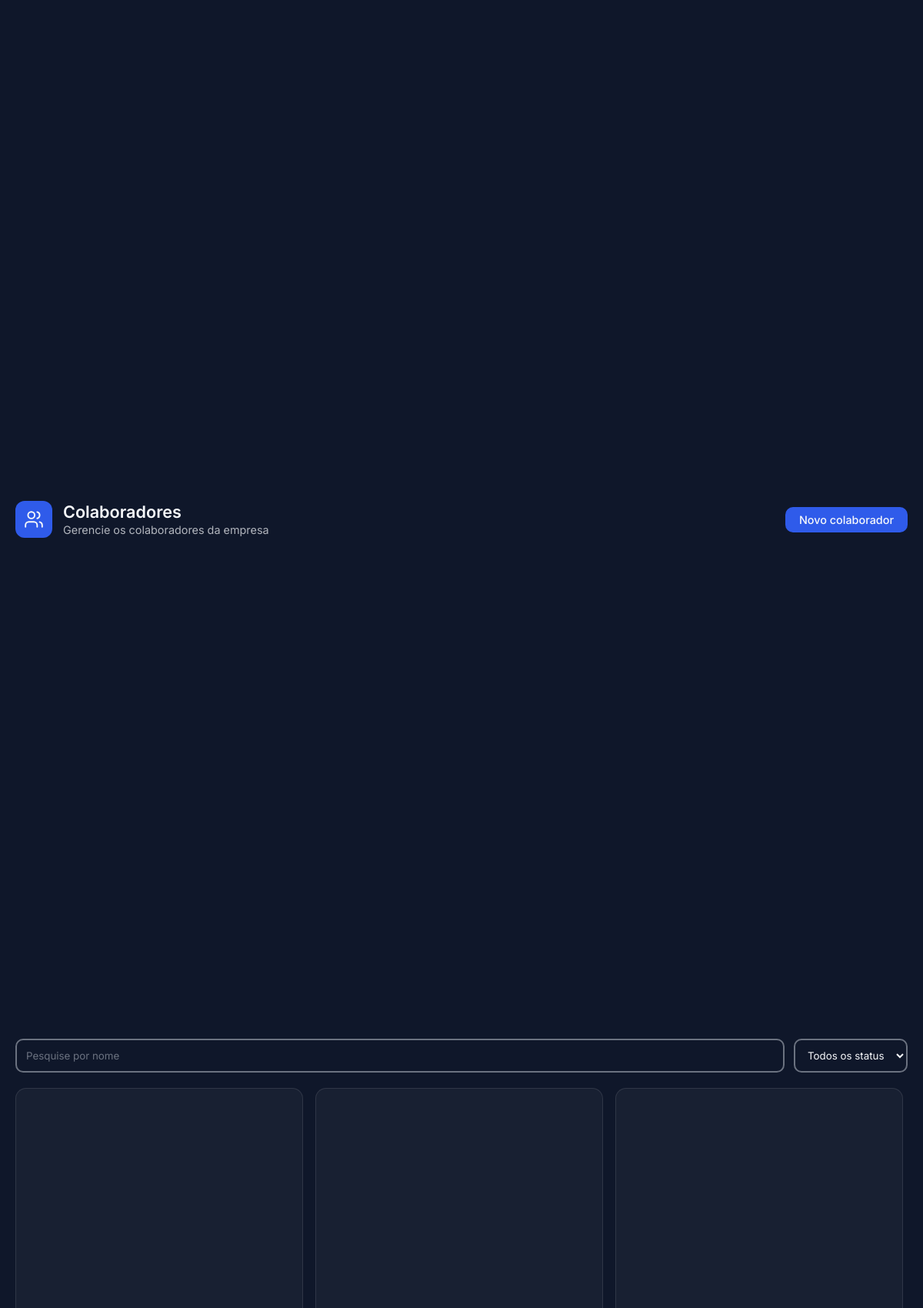
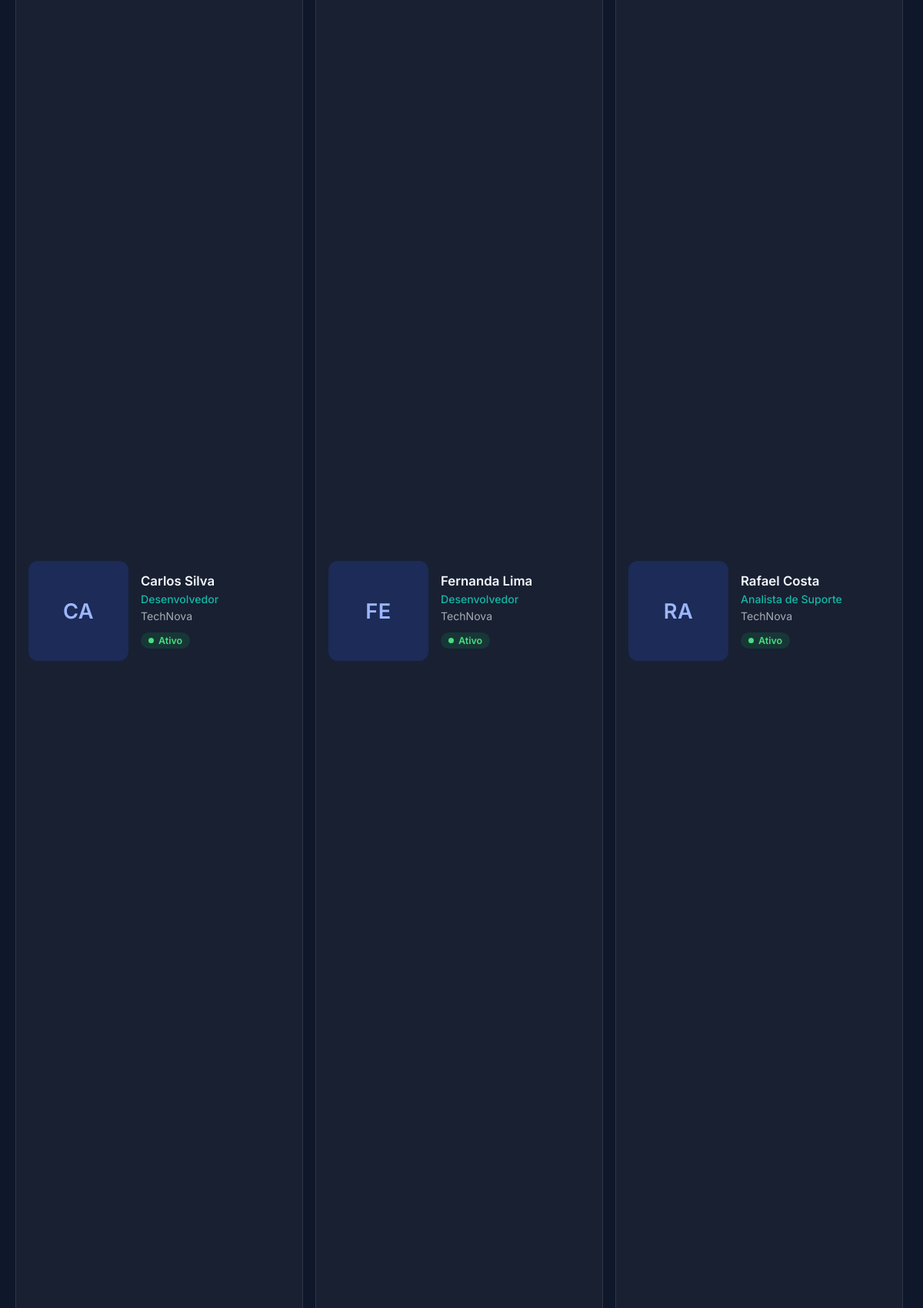
Screenshot of /pages/colaboradores.php (upper part) with the database file from the repository (2 pictures, top to bottom).
### tables this page shows
CREATE TABLE colaboradores (
    id_colaboradores INT NOT NULL PRIMARY KEY AUTO_INCREMENT,
    id_vinculo INT,
    id_trabalista INT,
    id_empresa INT,
    id_status INT,
    id_beneficios INT,
    nome_user VARCHAR(100),
    CPF CHAR(11) NOT NULL UNIQUE,
    email VARCHAR(150) NOT NULL,
    `endereço` VARCHAR(100) NOT NULL,
    telefone VARCHAR(13) NOT NULL,
    FOREIGN KEY (id_vinculo) REFERENCES tipo_vinculo(id_vinculo),
    FOREIGN KEY (id_trabalista) REFERENCES vinculo_trabalista(id_trabalista),
    FOREIGN KEY (id_empresa) REFERENCES empresas(id_empresas),
    FOREIGN KEY (id_status) REFERENCES statuss(id_status),
    FOREIGN KEY (id_beneficios) REFERENCES beneficios(id_beneficios),
    img VARCHAR(500)
);

CREATE TABLE vinculo_trabalista (
    id_trabalista INT NOT NULL PRIMARY KEY AUTO_INCREMENT,
    id_empresa INT,
    id_status INT,
    cargo VARCHAR(150) NOT NULL,
    data_inicio DATE NOT NULL,
    data_termino DATE,
    salario DECIMAL(10, 2) NOT NULL,
    FOREIGN KEY (id_empresa) REFERENCES empresas(id_empresas),
    FOREIGN KEY (id_status) REFERENCES statuss(id_status)
);

CREATE TABLE empresas (
    id_empresas INT NOT NULL PRIMARY KEY AUTO_INCREMENT,
    nome_empresas VARCHAR(100) NOT NULL,
    CNPJ CHAR(14) UNIQUE NOT NULL,
    email VARCHAR(150) NOT NULL,
    telefone VARCHAR(13) NOT NULL,
    endereco VARCHAR(100) NOT NULL,
    razao_social VARCHAR(200) NOT NULL,
    id_stats int,
    FOREIGN KEY(id_stats) REFERENCES statuss(id_status)
);

CREATE TABLE statuss (
    id_status INT NOT NULL PRIMARY KEY AUTO_INCREMENT,
    status_agora VARCHAR(100)
);

### public/pages/colaboradores.php (the view, shortened to what this page needs)
<?php
    require_once "../../src/config/conexao.php";
?>
<!DOCTYPE html>
<html lang="pt-br">
<head>
    <link rel="stylesheet" href="../assets/css/all.css">
    <link rel="stylesheet" href="../assets/css/colaboradores.css">
</head>
<body>
    <div class="container">
        <header>
            <div class="top1">
                <div class="img">
                </div>
                <div class="text">
                    <h3>Colaboradores</h3>
                    <p>Gerencie os colaboradores da empresa</p>
                </div>
            </div>
            <div class="top2">
                <button type="button" id="novo">Novo colaborador</button>
            </div>
        </header>
        <section>
            <input placeholder="Pesquise por nome" type="search" id="ipt" aria-label="Pesquisar colaboradores">
            <select id="filtroStatus" aria-label="Filtrar por status">
                <option value="">Todos os status</option>
            </select>
        </section>
        <main>
            <div class="colaboradores">
                <?php
                   $stmt = $pdo->prepare("SELECT colaboradores.*,
                        vinculo_trabalista.cargo,
                        empresas.nome_empresas,
                        statuss.status_agora
                    FROM colaboradores
                    LEFT JOIN vinculo_trabalista ON colaboradores.id_trabalista = vinculo_trabalista.id_trabalista
                    LEFT JOIN statuss ON colaboradores.id_status = statuss.id_status
                    LEFT JOIN empresas ON empresas.id_empresas = colaboradores.id_empresa;");
                    $stmt->execute();
                    $colaboradores = $stmt->fetchAll(PDO::FETCH_BOTH);
                    foreach ($colaboradores as $i){
                        $nome    = $i['nome_user'];
                        $cargo   = $i['cargo'] ?? 'Sem cargo';
                        $empresa = $i['nome_empresas'] ?? 'Sem empresa';
                        $status  = $i['status_agora'] ?? 'Sem vínculo';
                        $Id = $i['id_colaboradores'];
                        $classe = 'inativo';
                        if (strtolower($status) === 'ativo') $classe = 'ativo';
                        $foto = $i['img']
                            ? "<img src='../assets/uploads/{$i['img']}' alt=''>"
                            : "<span>" . strtoupper(substr($i['nome_user'], 0, 2)) . "</span>";
                        $dNome  = htmlspecialchars($nome, ENT_QUOTES, 'UTF-8');
                        $dCpf   = htmlspecialchars($i['CPF'] ?? '', ENT_QUOTES, 'UTF-8');
                        $dEmail = htmlspecialchars($i['email'] ?? '', ENT_QUOTES, 'UTF-8');
                        $dLocal = htmlspecialchars($i['endereço'] ?? '', ENT_QUOTES, 'UTF-8');
                        $dTel   = htmlspecialchars($i['telefone'] ?? '', ENT_QUOTES, 'UTF-8');
                        echo "
                            <div class='person' tabindex='0' data-id='{$Id}' data-status='{$classe}' data-nome='{$dNome}' data-cpf='{$dCpf}' data-email='{$dEmail}' data-local='{$dLocal}' data-tel='{$dTel}'>
                                <div class='photo'>{$foto}</div>
                                <div class='dados'>
                                    <h3>{$nome}</h3>
                                    <p class='cargo'>{$cargo}</p>
                                    <p class='empresa'>{$empresa}</p>
                                    <span class='status {$classe}'>{$status}</span>
                                </div>
                            </div>
                        ";
                    }
                ?>
            </div>
        </main>
    </div>
</body>
</html>

### public/assets/css/colaboradores.css (style rules this page uses)
* { padding: 0; margin: 0; box-sizing: border-box; }
:root { --cor-primaria: #2f5bea; --cor-primaria-escura: #1e40af; --cor-primaria-clara: #e8eefe; --cor-destaque: #14b8a6; --cor-menu: #0f172a; --cor-fundo: #f6f8fb; --cor-superficie: #ffffff; --cor-texto: #1f2937; --cor-texto-suave: #6b7280; --cor-borda: #e5e7eb; --cor-sucesso: #16a34a; --cor-alerta: #f59e0b; --cor-erro: #dc2626; --fonte-base: "Inter", system-ui, -apple-system, "Segoe UI", Roboto, sans-serif; }
body { background-color: var(--cor-menu); }
.container { height: 100dvh; display: flex; flex-direction: column; padding: 0 20px 24px; background-color: var(--cor-menu); font-family: var(--fonte-base); color: var(--cor-fundo); }
header { min-height: 15dvh; display: flex; align-items: center; justify-content: space-between; gap: 16px; flex-wrap: wrap; padding: 12px 0; flex-shrink: 0; }
.top1 { display: flex; align-items: center; gap: 14px; color: var(--cor-fundo); }
.img { width: 48px; height: 48px; border-radius: 12px; display: flex; align-items: center; justify-content: center; background-color: var(--cor-primaria); color: var(--cor-fundo); flex-shrink: 0; }
.img svg { width: 26px; height: 26px; }
.text h3 { font-size: 1.35rem; font-weight: 600; line-height: 1.2; }
.text p { font-size: 0.9rem; opacity: 0.7; margin-top: 2px; }
.top2 { display: flex; flex-direction: column; align-items: center; justify-content: center; gap: 8px; }
#novo { padding: 8px 18px; border: none; border-radius: 10px; background-color: var(--cor-primaria); color: var(--cor-fundo); font-family: var(--fonte-base); font-size: 0.9rem; font-weight: 500; cursor: pointer; transition: background-color 0.2s; }
section { display: flex; align-items: center; gap: 12px; margin-bottom: 16px; flex-shrink: 0; }
#ipt { flex: 1; height: 44px; border: solid 2px var(--cor-texto-suave); border-radius: 10px; padding: 0 12px; background-color: transparent; color: var(--cor-fundo); font-family: var(--fonte-base); }
#ipt::placeholder { color: var(--cor-texto-suave); }
#filtroStatus { height: 44px; padding: 0 12px; border: solid 2px var(--cor-texto-suave); border-radius: 10px; background-color: var(--cor-menu); color: var(--cor-fundo); font-family: var(--fonte-base); cursor: pointer; }
main { flex: 1; min-height: 0; overflow-y: auto; padding-right: 6px; scrollbar-color: var(--cor-texto-suave) transparent; }
.colaboradores { display: grid; grid-template-columns: repeat(4, minmax(0, 1fr)); grid-auto-rows: minmax(150px, 24dvh); gap: 16px; padding: 4px 0 8px; }
@media (max-width: 1200px) { .colaboradores { grid-template-columns: repeat(3, minmax(0, 1fr)); } }
.person { display: flex; align-items: center; gap: 16px; padding: 16px; background-color: rgba(255, 255, 255, 0.04); border: solid 1px rgba(255, 255, 255, 0.1); border-radius: 14px; cursor: pointer; transition: border-color 0.2s, background-color 0.2s, transform 0.2s; }
.photo { width: 130px; height: 130px; min-width: 110px; flex-shrink: 0; border-radius: 12px; overflow: hidden; display: flex; align-items: center; justify-content: center; background-color: color-mix(in srgb, var(--cor-primaria) 20%, transparent); color: #9db6ff; font-size: 1.7rem; font-weight: 600; letter-spacing: 0.02em; }
.dados { flex: 1; min-width: 0; display: flex; flex-direction: column; gap: 4px; }
.dados h3 { font-size: 1.05rem; font-weight: 600; line-height: 1.25; color: var(--cor-fundo); overflow: hidden; text-overflow: ellipsis; white-space: nowrap; }
.dados p { font-size: 0.88rem; line-height: 1.3; overflow: hidden; text-overflow: ellipsis; white-space: nowrap; }
.dados .cargo { color: var(--cor-destaque); font-weight: 500; }
.dados .empresa { color: rgba(246, 248, 251, 0.65); }
.status { align-self: flex-start; margin-top: 8px; display: inline-flex; align-items: center; gap: 6px; padding: 3px 10px; border-radius: 999px; font-size: 0.78rem; font-weight: 600; }
.status::before { content: ""; width: 7px; height: 7px; border-radius: 50%; background-color: currentColor; }
.status.ativo { background-color: rgba(22, 163, 74, 0.18); color: #4ade80; }

### public/pages/colaboradores.php (style rules this page uses)
html, body { background-color: #0f172a; }

### rows the page displays
colaboradores: nome_user "CA", nome_user "Carlos Silva", id_trabalista.cargo "Desenvolvedor", id_empresa.nome_empresas "TechNova", id_status.status_agora "Ativo"
colaboradores: nome_user "FE", nome_user "Fernanda Lima", id_trabalista.cargo "Desenvolvedor", id_empresa.nome_empresas "TechNova", id_status.status_agora "Ativo"
colaboradores: nome_user "RA", nome_user "Rafael Costa", id_trabalista.cargo "Analista de Suporte", id_empresa.nome_empresas "TechNova", id_status.status_agora "Ativo"
